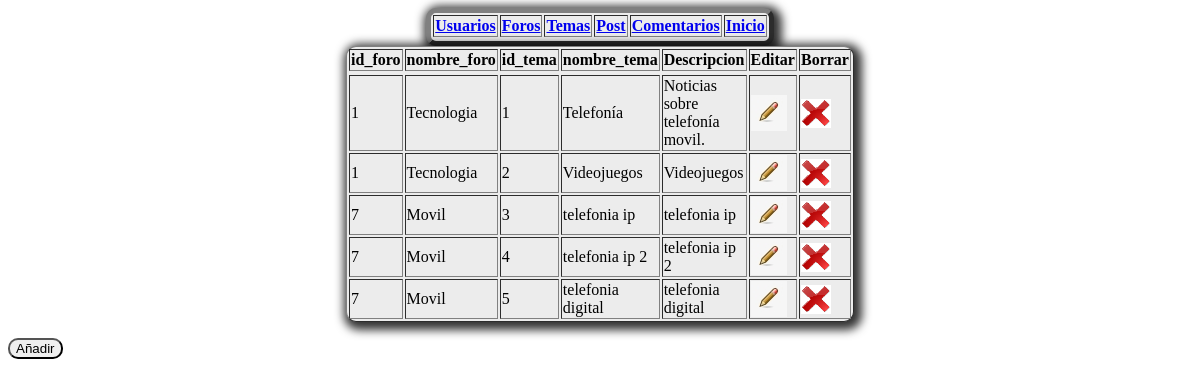
The app's page /temas.php with its own data.
### tables this page shows
CREATE TABLE `temas` (
  `id_tema` int(4) NOT NULL,
  `id_foro` int(4) NOT NULL,
  `nombre_tema` varchar(50) NOT NULL,
  `descripcion` varchar(200) NOT NULL
);

CREATE TABLE `foro` (
  `id_foro` int(4) NOT NULL,
  `id_usuario` int(4) NOT NULL,
  `nombre_foro` varchar(50) NOT NULL
);

### temas.php (the view, shortened to what this page needs)
<?php
include_once("db_configuration.php");
?>
<html lang="en">
  <head>
<link type="text/css" href="colorbox.css" rel="stylesheet" />
  </head>
  <body>
  <table border="5" id="tablita">
  <tr>
    <td><b><a href="usuarios.php"> Usuarios </a></td></b>
    <td><b><a href="foros.php">Foros</a></td></b>
    <td><b><a href="temas.php">Temas</a></td></b>
    <td><b><a href="post.php">Post</a></td></b>
    <td><b><a href="comentarios.php">Comentarios</a></td></b>
	<td><b><a href="indexlolo.php">Inicio</a></td></b>
    </tr>
    </table>
    <?php
          $connection = new mysqli($db_host, $db_user, $db_password, $db_name);
          if ($result = $connection->query("SELECT temas.*, foro.nombre_foro FROM temas, foro WHERE temas.id_foro=foro.id_foro;")) {
    }
    ?>
<table border="1" id="tabla">
  <tr>
    <td><b>id_foro</td></b>
	<td><b>nombre_foro</td></b>
	<td><b>id_tema</td></b>
    <td><b>nombre_tema</td></b>
    <td><b>Descripcion</td></b>
	<td><b>Editar</td></b>
	<td><b>Borrar</td></b>
    </tr>
    <tr>
      <?php
               while($obj = $result->fetch_object()) {
                   echo "<tr>";
                   echo "<td>".$obj->id_foro."</td>";
				   echo "<td>".$obj->nombre_foro."</td>";
				   echo "<td>".$obj->id_tema."</td>";
                   echo "<td>".$obj->nombre_tema."</td>";
                   echo "<td>".$obj->descripcion."</td>";
				   echo "<td><a href='editartema.php?id=".$obj->id_tema."'><img src='editar.jpg'></td>";
				   echo "<td><a href='eliminartema.php?id=".$obj->id_tema."'><img src='borrar.jpg'></td>";
                   echo "</tr>";
               }
      ?>
    </table>
	<p>
	</a><input name="anadirtema" a class='ajax' href="anadirtema.php" title="Añadir tema" type="submit" id="boton" value="Añadir" class="boton"/></p>
</body>
</html>

### colorbox.css (style rules this page uses)
#boton { float:left; }
#tablita { width:250px; background-color:#ececec; box-shadow: 3px 3px 10px 5px rgba(0,0,0,.8); -webkit-border-radius:5px; -moz-border-radius:10px; border-radius:10px; margin:0px auto; }
#tabla { width:250px; background-color:#ececec; box-shadow: 3px 3px 10px 5px rgba(0,0,0,.8); -webkit-border-radius:5px; -moz-border-radius:10px; border-radius:10px; margin:0px auto; }
#boton { -webkit-border-radius:5px; -moz-border-radius:10px; border-radius:10px; margin:0px auto; }

### records on screen
temas: id_foro "1", id_foro.nombre_foro "Tecnologia", id_tema "1", nombre_tema "Telefonía", descripcion "Noticias sobre telefonía movil."
temas: id_foro "1", id_foro.nombre_foro "Tecnologia", id_tema "2", nombre_tema "Videojuegos", descripcion "Videojuegos"
temas: id_foro "7", id_foro.nombre_foro "Movil", id_tema "3", nombre_tema "telefonia ip", descripcion "telefonia ip"
temas: id_foro "7", id_foro.nombre_foro "Movil", id_tema "4", nombre_tema "telefonia ip 2", descripcion "telefonia ip 2"
temas: id_foro "7", id_foro.nombre_foro "Movil", id_tema "5", nombre_tema "telefonia digital", descripcion "telefonia digital"
